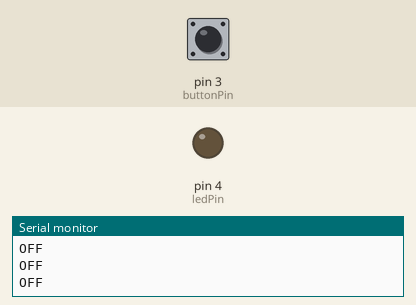
Recording of a sketch running on a simulated Arduino Uno, built with avr-gcc and run on an emulated ATmega328P. On the bench: output pins drawn as LEDs (lit = HIGH), the last lines printed to the serial monitor. Inputs (shaded band) come from the test bench; at power-on: pin 3 (buttonPin) LOW.

Above: at 1.2 s.
1.3 s: pin 3 (buttonPin) pulled HIGH for 0.15 s
At 2.4 s:
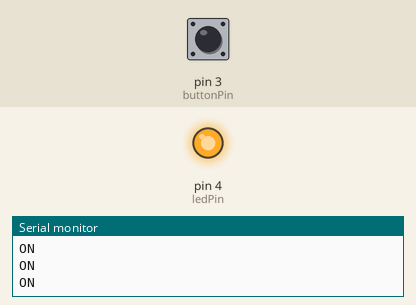
3.1 s: pin 3 (buttonPin) pulled HIGH for 1 s
At 5.4 s:
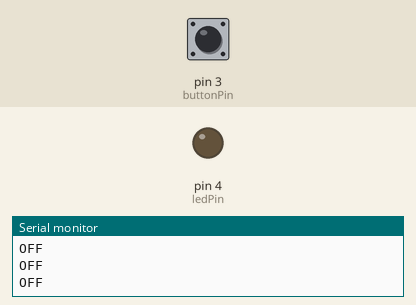
5.7 s: pin 3 (buttonPin) pulled HIGH for 3.2 s
At 9.4 s:
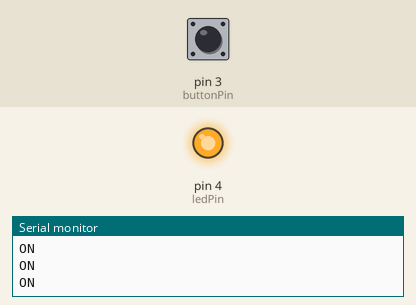
Timing chart, 0 to 10.9 s (numbered marks = the images above; inputs shaded):
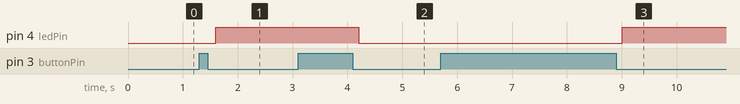

Measured:
- after the input at 1.3 s, pin 4 (ledPin): LOW → HIGH after 0.30 s
- after the input at 3.1 s, pin 4 (ledPin): HIGH → LOW after 1.1 s
- after the input at 5.7 s, pin 4 (ledPin): LOW → HIGH after 3.3 s

The sketch:

ToggleButton.ino
```cpp
// This sketch is for a toggle button. When the button is pressed, it toggles the state of the LED.

#define buttonPin 3 // Pin where the button is connected
#define ledPin 4    // Pin where the LED is connected

bool buttonState = 0;    // Switch on or off
bool currentState = 0;   // State of being pressed

//for debouncing
bool prevState = 0;
void setup() {
  pinMode(buttonPin, INPUT);
  pinMode(ledPin, OUTPUT);
  Serial.begin(9600);
}

void loop() {
  currentState = digitalRead(buttonPin);
  delay(100);

  //With debouncing
  if(prevState && !currentState){  // 0 0 1 1 [1 0]
    if(buttonState){
      buttonState = 0;
      digitalWrite(ledPin, LOW);
    } else {
      buttonState = 1;
      digitalWrite(ledPin, HIGH);
    }
    Serial.println("Released");
  }
  prevState = currentState;

  buttonState?Serial.println("ON"):Serial.println("OFF");
}
```
